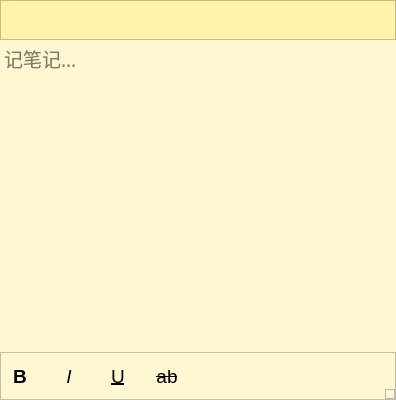
<?xml version="1.0" encoding="UTF-8"?>
<ui version="4.0">
 <class>Note</class>
 <widget class="QWidget" name="Note">
  <property name="geometry">
   <rect>
    <x>0</x>
    <y>0</y>
    <width>396</width>
    <height>400</height>
   </rect>
  </property>
  <property name="windowTitle">
   <string>Form</string>
  </property>
  <property name="styleSheet">
   <string notr="true">#frame_buttom{
    background-color: rgb(255, 247, 209);
}
QTextBrowser{
border:none;
font: 14pt &quot;MingLiU-ExtB&quot;;
background-color: rgb(255, 247, 209);
}
#frame_title{
    background-color: rgb(255, 242, 171);
}
#frame{
    border: none;
}
QPushButton{
border:none;
}
QPushButton:hover, QPushButton:checked{
background: rgb(237, 230, 194);
}
</string>
  </property>
  <layout class="QVBoxLayout" name="verticalLayout">
   <property name="spacing">
    <number>0</number>
   </property>
   <property name="leftMargin">
    <number>0</number>
   </property>
   <property name="topMargin">
    <number>0</number>
   </property>
   <property name="rightMargin">
    <number>0</number>
   </property>
   <property name="bottomMargin">
    <number>0</number>
   </property>
   <item>
    <widget class="QFrame" name="frame_outer">
     <property name="styleSheet">
      <string notr="true"/>
     </property>
     <property name="frameShape">
      <enum>QFrame::NoFrame</enum>
     </property>
     <property name="frameShadow">
      <enum>QFrame::Raised</enum>
     </property>
     <layout class="QVBoxLayout" name="verticalLayout_2">
      <property name="spacing">
       <number>0</number>
      </property>
      <property name="leftMargin">
       <number>0</number>
      </property>
      <property name="topMargin">
       <number>0</number>
      </property>
      <property name="rightMargin">
       <number>0</number>
      </property>
      <property name="bottomMargin">
       <number>0</number>
      </property>
      <item alignment="Qt::AlignTop">
       <widget class="QFrame" name="frame_title">
        <property name="styleSheet">
         <string notr="true"/>
        </property>
        <property name="frameShape">
         <enum>QFrame::StyledPanel</enum>
        </property>
        <property name="frameShadow">
         <enum>QFrame::Raised</enum>
        </property>
        <layout class="QHBoxLayout" name="horizontalLayout_2">
         <property name="spacing">
          <number>0</number>
         </property>
         <property name="leftMargin">
          <number>0</number>
         </property>
         <property name="topMargin">
          <number>0</number>
         </property>
         <property name="rightMargin">
          <number>0</number>
         </property>
         <property name="bottomMargin">
          <number>0</number>
         </property>
         <item alignment="Qt::AlignLeft">
          <widget class="QPushButton" name="pushButton_add">
           <property name="minimumSize">
            <size>
             <width>38</width>
             <height>38</height>
            </size>
           </property>
           <property name="styleSheet">
            <string notr="true"/>
           </property>
           <property name="text">
            <string/>
           </property>
           <property name="icon">
            <iconset resource="images.qrc">
             <normaloff>:/resources/plus.svg</normaloff>:/resources/plus.svg</iconset>
           </property>
           <property name="iconSize">
            <size>
             <width>25</width>
             <height>25</height>
            </size>
           </property>
          </widget>
         </item>
         <item alignment="Qt::AlignRight">
          <widget class="QFrame" name="frame">
           <property name="styleSheet">
            <string notr="true"/>
           </property>
           <property name="frameShape">
            <enum>QFrame::StyledPanel</enum>
           </property>
           <property name="frameShadow">
            <enum>QFrame::Raised</enum>
           </property>
           <layout class="QHBoxLayout" name="horizontalLayout">
            <property name="spacing">
             <number>0</number>
            </property>
            <property name="leftMargin">
             <number>0</number>
            </property>
            <property name="topMargin">
             <number>0</number>
            </property>
            <property name="rightMargin">
             <number>0</number>
            </property>
            <property name="bottomMargin">
             <number>0</number>
            </property>
            <item>
             <widget class="QPushButton" name="pushButton_menu">
              <property name="minimumSize">
               <size>
                <width>38</width>
                <height>38</height>
               </size>
              </property>
              <property name="styleSheet">
               <string notr="true"/>
              </property>
              <property name="text">
               <string/>
              </property>
              <property name="icon">
               <iconset resource="images.qrc">
                <normaloff>:/resources/more-horizontal.svg</normaloff>:/resources/more-horizontal.svg</iconset>
              </property>
              <property name="iconSize">
               <size>
                <width>25</width>
                <height>25</height>
               </size>
              </property>
             </widget>
            </item>
            <item>
             <widget class="QPushButton" name="pushButton_close">
              <property name="minimumSize">
               <size>
                <width>38</width>
                <height>38</height>
               </size>
              </property>
              <property name="styleSheet">
               <string notr="true"/>
              </property>
              <property name="text">
               <string/>
              </property>
              <property name="icon">
               <iconset resource="images.qrc">
                <normaloff>:/resources/x.svg</normaloff>:/resources/x.svg</iconset>
              </property>
              <property name="iconSize">
               <size>
                <width>25</width>
                <height>25</height>
               </size>
              </property>
             </widget>
            </item>
           </layout>
          </widget>
         </item>
        </layout>
       </widget>
      </item>
      <item>
       <widget class="QTextBrowser" name="textBrowser">
        <property name="font">
         <font>
          <family>MingLiU-ExtB</family>
          <pointsize>14</pointsize>
          <weight>50</weight>
          <italic>false</italic>
          <bold>false</bold>
         </font>
        </property>
        <property name="styleSheet">
         <string notr="true"/>
        </property>
        <property name="readOnly">
         <bool>false</bool>
        </property>
        <property name="html">
         <string>&lt;!DOCTYPE HTML PUBLIC &quot;-//W3C//DTD HTML 4.0//EN&quot; &quot;http://www.w3.org/TR/REC-html40/strict.dtd&quot;&gt;
&lt;html&gt;&lt;head&gt;&lt;meta name=&quot;qrichtext&quot; content=&quot;1&quot; /&gt;&lt;style type=&quot;text/css&quot;&gt;
p, li { white-space: pre-wrap; }
&lt;/style&gt;&lt;/head&gt;&lt;body style=&quot; font-family:'MingLiU-ExtB'; font-size:14pt; font-weight:400; font-style:normal;&quot;&gt;
&lt;p style=&quot;-qt-paragraph-type:empty; margin-top:0px; margin-bottom:0px; margin-left:0px; margin-right:0px; -qt-block-indent:0; text-indent:0px;&quot;&gt;&lt;br /&gt;&lt;/p&gt;&lt;/body&gt;&lt;/html&gt;</string>
        </property>
        <property name="placeholderText">
         <string>记笔记...</string>
        </property>
       </widget>
      </item>
      <item>
       <widget class="QFrame" name="frame_buttom">
        <property name="minimumSize">
         <size>
          <width>0</width>
          <height>48</height>
         </size>
        </property>
        <property name="styleSheet">
         <string notr="true">
</string>
        </property>
        <property name="frameShape">
         <enum>QFrame::StyledPanel</enum>
        </property>
        <property name="frameShadow">
         <enum>QFrame::Raised</enum>
        </property>
        <layout class="QHBoxLayout" name="horizontalLayout_3">
         <property name="spacing">
          <number>11</number>
         </property>
         <property name="leftMargin">
          <number>0</number>
         </property>
         <property name="topMargin">
          <number>0</number>
         </property>
         <property name="rightMargin">
          <number>0</number>
         </property>
         <property name="bottomMargin">
          <number>0</number>
         </property>
         <item>
          <widget class="QPushButton" name="pushButton_bold">
           <property name="minimumSize">
            <size>
             <width>38</width>
             <height>38</height>
            </size>
           </property>
           <property name="font">
            <font>
             <pointsize>14</pointsize>
             <weight>75</weight>
             <bold>true</bold>
            </font>
           </property>
           <property name="styleSheet">
            <string notr="true"/>
           </property>
           <property name="text">
            <string>B</string>
           </property>
           <property name="iconSize">
            <size>
             <width>36</width>
             <height>36</height>
            </size>
           </property>
           <property name="checkable">
            <bool>true</bool>
           </property>
           <property name="checked">
            <bool>false</bool>
           </property>
          </widget>
         </item>
         <item>
          <widget class="QPushButton" name="pushButton_italic">
           <property name="minimumSize">
            <size>
             <width>38</width>
             <height>38</height>
            </size>
           </property>
           <property name="font">
            <font>
             <pointsize>14</pointsize>
             <weight>50</weight>
             <italic>true</italic>
             <bold>false</bold>
            </font>
           </property>
           <property name="styleSheet">
            <string notr="true"/>
           </property>
           <property name="text">
            <string>I</string>
           </property>
           <property name="iconSize">
            <size>
             <width>36</width>
             <height>36</height>
            </size>
           </property>
           <property name="checkable">
            <bool>true</bool>
           </property>
          </widget>
         </item>
         <item>
          <widget class="QPushButton" name="pushButton_underscore">
           <property name="minimumSize">
            <size>
             <width>38</width>
             <height>38</height>
            </size>
           </property>
           <property name="font">
            <font>
             <pointsize>14</pointsize>
             <weight>50</weight>
             <bold>false</bold>
             <underline>true</underline>
            </font>
           </property>
           <property name="styleSheet">
            <string notr="true"/>
           </property>
           <property name="text">
            <string>U</string>
           </property>
           <property name="iconSize">
            <size>
             <width>36</width>
             <height>36</height>
            </size>
           </property>
           <property name="checkable">
            <bool>true</bool>
           </property>
          </widget>
         </item>
         <item>
          <widget class="QPushButton" name="pushButton_strikethrough">
           <property name="minimumSize">
            <size>
             <width>38</width>
             <height>38</height>
            </size>
           </property>
           <property name="font">
            <font>
             <pointsize>14</pointsize>
             <weight>50</weight>
             <bold>false</bold>
             <strikeout>true</strikeout>
            </font>
           </property>
           <property name="styleSheet">
            <string notr="true"/>
           </property>
           <property name="text">
            <string>ab</string>
           </property>
           <property name="iconSize">
            <size>
             <width>36</width>
             <height>36</height>
            </size>
           </property>
           <property name="checkable">
            <bool>true</bool>
           </property>
          </widget>
         </item>
         <item>
          <widget class="QPushButton" name="pushButton_list">
           <property name="minimumSize">
            <size>
             <width>38</width>
             <height>38</height>
            </size>
           </property>
           <property name="font">
            <font>
             <pointsize>14</pointsize>
             <weight>50</weight>
             <bold>false</bold>
             <strikeout>true</strikeout>
            </font>
           </property>
           <property name="styleSheet">
            <string notr="true"/>
           </property>
           <property name="text">
            <string/>
           </property>
           <property name="icon">
            <iconset resource="images.qrc">
             <normaloff>:/resources/list.svg</normaloff>:/resources/list.svg</iconset>
           </property>
           <property name="iconSize">
            <size>
             <width>25</width>
             <height>25</height>
            </size>
           </property>
           <property name="checkable">
            <bool>true</bool>
           </property>
          </widget>
         </item>
         <item>
          <widget class="QPushButton" name="pushButton_picture">
           <property name="minimumSize">
            <size>
             <width>38</width>
             <height>38</height>
            </size>
           </property>
           <property name="font">
            <font>
             <pointsize>14</pointsize>
             <weight>50</weight>
             <bold>false</bold>
             <strikeout>true</strikeout>
            </font>
           </property>
           <property name="styleSheet">
            <string notr="true"/>
           </property>
           <property name="text">
            <string/>
           </property>
           <property name="icon">
            <iconset resource="images.qrc">
             <normaloff>:/resources/image.svg</normaloff>:/resources/image.svg</iconset>
           </property>
           <property name="iconSize">
            <size>
             <width>25</width>
             <height>25</height>
            </size>
           </property>
          </widget>
         </item>
         <item>
          <spacer name="horizontalSpacer">
           <property name="orientation">
            <enum>Qt::Horizontal</enum>
           </property>
           <property name="sizeHint" stdset="0">
            <size>
             <width>76</width>
             <height>20</height>
            </size>
           </property>
          </spacer>
         </item>
         <item alignment="Qt::AlignRight|Qt::AlignBottom">
          <widget class="QFrame" name="frame_grip">
           <property name="minimumSize">
            <size>
             <width>10</width>
             <height>10</height>
            </size>
           </property>
           <property name="frameShape">
            <enum>QFrame::StyledPanel</enum>
           </property>
           <property name="frameShadow">
            <enum>QFrame::Raised</enum>
           </property>
          </widget>
         </item>
        </layout>
       </widget>
      </item>
     </layout>
    </widget>
   </item>
  </layout>
 </widget>
 <resources>
  <include location="images.qrc"/>
 </resources>
 <connections/>
</ui>
